Frame 1 (no input): blank canvas, image omitted
Frame 60 (no input): blank canvas, image omitted
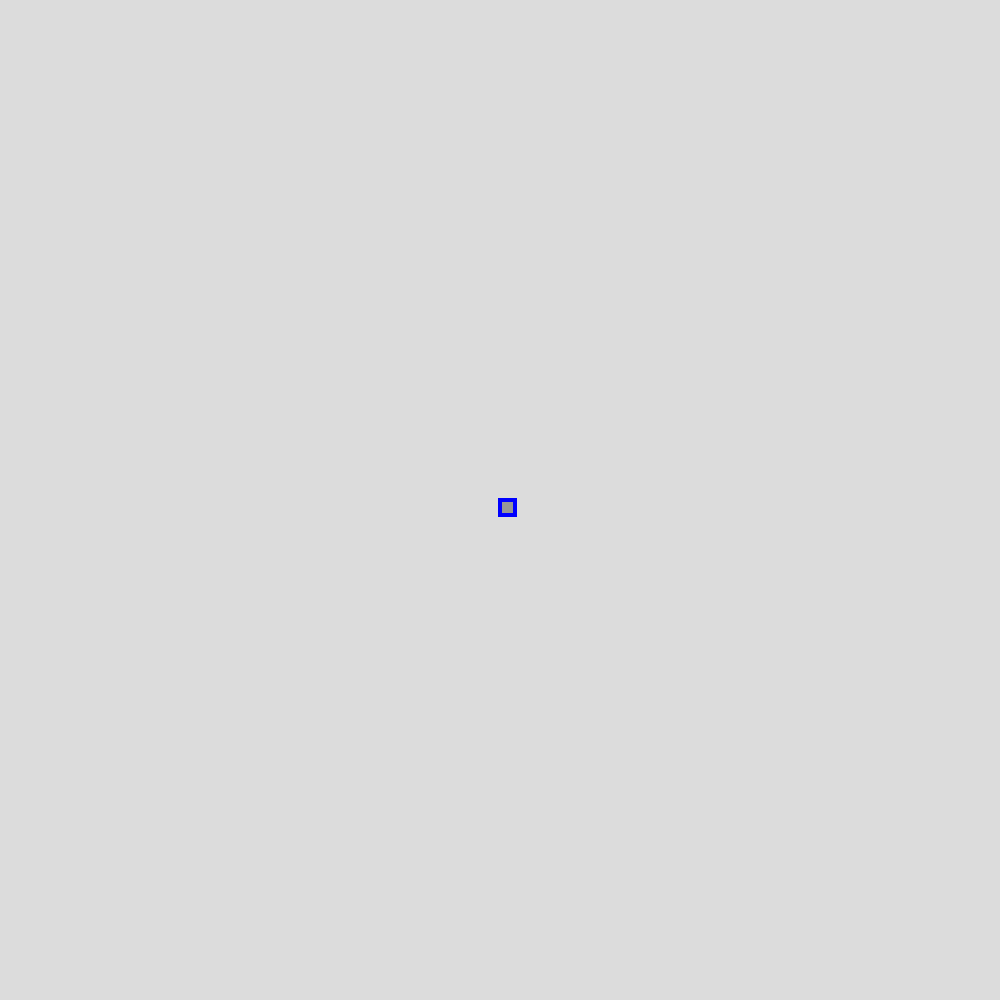
Frame 120 (the mouse pressed at the canvas centre since frame 60)

The p5.js sketch whose frames 1 and 60 were blank and that drew this single picture after the mouse press (run headless with seeded random() and noise() and a simulated clock; from frame 60 on, the mouse is pressed at the canvas centre):

// p5.js sketch
// ── sketch.js
function setup() 
{
  createCanvas(1000, 1000);
   background(220);
}

function draw() {
 

  stroke("blue");
  strokeWeight(4);
  fill("rgb(150,150,150)");
  
  if (mouseIsPressed)
    {
    rect(mouseX,mouseY,(20,15));
  }
  }
